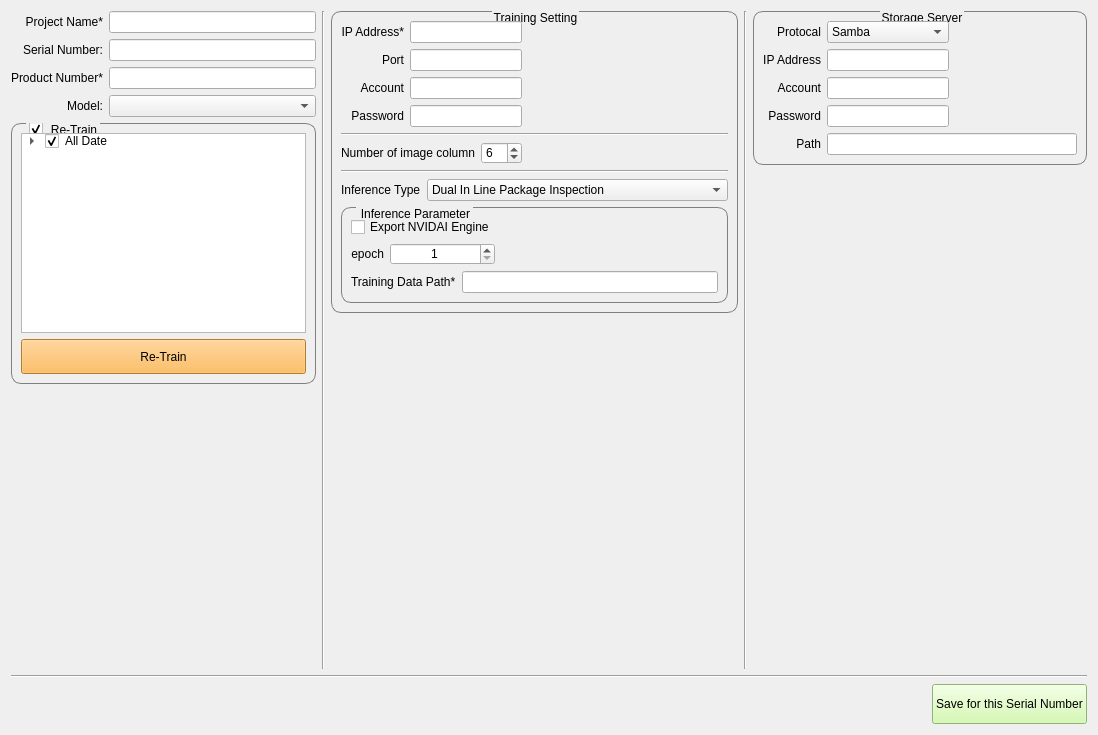
      <widget class="QWidget" name="tab_setting">
       <attribute name="title">
        <string>System Setting</string>
       </attribute>
       <layout class="QGridLayout" name="gridLayout_19">
        <item row="0" column="0">
         <layout class="QVBoxLayout" name="verticalLayout_8">
          <item>
           <layout class="QHBoxLayout" name="horizontalLayout_11">
            <item>
             <layout class="QVBoxLayout" name="verticalLayout_5">
              <item>
               <layout class="QVBoxLayout" name="verticalLayout_4">
                <item>
                 <layout class="QGridLayout" name="gridLayout_11">
                  <item row="3" column="0">
                   <widget class="QLabel" name="model_setting_label">
                    <property name="text">
                     <string>Model:</string>
                    </property>
                    <property name="alignment">
                     <set>Qt::AlignRight|Qt::AlignTrailing|Qt::AlignVCenter</set>
                    </property>
                   </widget>
                  </item>
                  <item row="3" column="2">
                   <widget class="QComboBox" name="model_setting_comboBox"/>
                  </item>
                  <item row="2" column="0">
                   <widget class="QLabel" name="label_4">
                    <property name="text">
                     <string>Product Number*</string>
                    </property>
                   </widget>
                  </item>
                  <item row="1" column="2">
                   <widget class="QLineEdit" name="sn_setting_lineEdit">
                    <property name="text">
                     <string/>
                    </property>
                   </widget>
                  </item>
                  <item row="0" column="2">
                   <widget class="QLineEdit" name="lineEdit_2"/>
                  </item>
                  <item row="0" column="0">
                   <widget class="QLabel" name="label_3">
                    <property name="text">
                     <string>Project Name*</string>
                    </property>
                    <property name="alignment">
                     <set>Qt::AlignRight|Qt::AlignTrailing|Qt::AlignVCenter</set>
                    </property>
                   </widget>
                  </item>
                  <item row="1" column="0">
                   <widget class="QLabel" name="sn_setting_label">
                    <property name="text">
                     <string>Serial Number:</string>
                    </property>
                    <property name="alignment">
                     <set>Qt::AlignRight|Qt::AlignTrailing|Qt::AlignVCenter</set>
                    </property>
                   </widget>
                  </item>
                  <item row="2" column="2">
                   <widget class="QLineEdit" name="lineEdit_3"/>
                  </item>
                 </layout>
                </item>
                <item>
                 <widget class="QGroupBox" name="groupBox">
                  <property name="enabled">
                   <bool>true</bool>
                  </property>
                  <property name="styleSheet">
                   <string notr="true">QGroupBox{
border-width:1px;
border-style:solid;
border-radius: 10px;
border-color:gray;
margin-top:1ex;
}
QGroupBox::title{
subcontrol-origin:margin;
subcontrol-position:top left;
left:15px;
margin-left:2px;
padding:0 1px;
}</string>
                  </property>
                  <property name="title">
                   <string>Re-Train</string>
                  </property>
                  <property name="checkable">
                   <bool>true</bool>
                  </property>
                  <property name="checked">
                   <bool>true</bool>
                  </property>
                  <layout class="QGridLayout" name="gridLayout_18">
                   <item row="2" column="0">
                    <widget class="QPushButton" name="pushButton">
                     <property name="minimumSize">
                      <size>
                       <width>0</width>
                       <height>35</height>
                      </size>
                     </property>
                     <property name="styleSheet">
                      <string notr="true">background-color: rgb(252, 175, 62);</string>
                     </property>
                     <property name="text">
                      <string>Re-Train</string>
                     </property>
                    </widget>
                   </item>
                   <item row="1" column="0">
                    <widget class="QTreeWidget" name="treeWidget">
                     <property name="minimumSize">
                      <size>
                       <width>0</width>
                       <height>200</height>
                      </size>
                     </property>
                     <property name="verticalScrollBarPolicy">
                      <enum>Qt::ScrollBarAsNeeded</enum>
                     </property>
                     <property name="horizontalScrollBarPolicy">
                      <enum>Qt::ScrollBarAsNeeded</enum>
                     </property>
                     <attribute name="headerVisible">
                      <bool>false</bool>
                     </attribute>
                     <column>
                      <property name="text">
                       <string>Inspection data</string>
                      </property>
                     </column>
                     <item>
                      <property name="text">
                       <string>All Date</string>
                      </property>
                      <property name="checkState">
                       <enum>Checked</enum>
                      </property>
                      <property name="flags">
                       <set>ItemIsSelectable|ItemIsDragEnabled|ItemIsDropEnabled|ItemIsUserCheckable|ItemIsEnabled|ItemIsTristate</set>
                      </property>
                      <item>
                       <property name="text">
                        <string>2024/8/14</string>
                       </property>
                       <property name="checkState">
                        <enum>Checked</enum>
                       </property>
                       <property name="flags">
                        <set>ItemIsSelectable|ItemIsDragEnabled|ItemIsDropEnabled|ItemIsUserCheckable|ItemIsEnabled|ItemIsTristate</set>
                       </property>
                       <item>
                        <property name="text">
                         <string>xx-xx-xxxx_20240814144722</string>
                        </property>
                        <property name="checkState">
                         <enum>Checked</enum>
                        </property>
                       </item>
                       <item>
                        <property name="text">
                         <string>xx-xx-xxxx_20240807151931</string>
                        </property>
                        <property name="checkState">
                         <enum>Checked</enum>
                        </property>
                       </item>
                      </item>
                      <item>
                       <property name="text">
                        <string>2024/8/15</string>
                       </property>
                       <property name="checkState">
                        <enum>Checked</enum>
                       </property>
                       <property name="flags">
                        <set>ItemIsSelectable|ItemIsDragEnabled|ItemIsDropEnabled|ItemIsUserCheckable|ItemIsEnabled|ItemIsTristate</set>
                       </property>
                       <item>
                        <property name="text">
                         <string>xx-xx-xxxx_20240815125329</string>
                        </property>
                        <property name="checkState">
                         <enum>Checked</enum>
                        </property>
                       </item>
                      </item>
                     </item>
                    </widget>
                   </item>
                  </layout>
                 </widget>
                </item>
               </layout>
              </item>
              <item>
               <spacer name="verticalSpacer_8">
                <property name="orientation">
                 <enum>Qt::Vertical</enum>
                </property>
                <property name="sizeHint" stdset="0">
                 <size>
                  <width>17</width>
                  <height>285</height>
                 </size>
                </property>
               </spacer>
              </item>
             </layout>
            </item>
            <item>
             <widget class="Line" name="line_2">
              <property name="orientation">
               <enum>Qt::Vertical</enum>
              </property>
             </widget>
            </item>
            <item>
             <layout class="QVBoxLayout" name="verticalLayout_6">
              <item>
               <widget class="QGroupBox" name="training_groupBox">
                <property name="styleSheet">
                 <string notr="true">QGroupBox{
border-width:1px;
border-style:solid;
border-radius: 10px;
border-color:gray;
margin-top:2.5ex;
}
QGroupBox::title{
subcontrol-origin:margin;
subcontrol-position:top center;
padding:0 1x;
}</string>
                </property>
                <property name="title">
                 <string>Training Setting</string>
                </property>
                <layout class="QGridLayout" name="gridLayout_17">
                 <item row="3" column="0" colspan="2">
                  <widget class="Line" name="line_9">
                   <property name="orientation">
                    <enum>Qt::Horizontal</enum>
                   </property>
                  </widget>
                 </item>
                 <item row="2" column="0">
                  <layout class="QHBoxLayout" name="horizontalLayout_6">
                   <item>
                    <widget class="QLabel" name="training_savePath_label_2">
                     <property name="text">
                      <string>Number of image column</string>
                     </property>
                     <property name="alignment">
                      <set>Qt::AlignRight|Qt::AlignTrailing|Qt::AlignVCenter</set>
                     </property>
                    </widget>
                   </item>
                   <item>
                    <widget class="QSpinBox" name="showlist_spinBox">
                     <property name="minimum">
                      <number>1</number>
                     </property>
                     <property name="maximum">
                      <number>15</number>
                     </property>
                     <property name="value">
                      <number>6</number>
                     </property>
                    </widget>
                   </item>
                  </layout>
                 </item>
                 <item row="0" column="1">
                  <spacer name="horizontalSpacer_8">
                   <property name="orientation">
                    <enum>Qt::Horizontal</enum>
                   </property>
                   <property name="sizeHint" stdset="0">
                    <size>
                     <width>200</width>
                     <height>17</height>
                    </size>
                   </property>
                  </spacer>
                 </item>
                 <item row="4" column="0" colspan="2">
                  <layout class="QHBoxLayout" name="horizontalLayout_7">
                   <item>
                    <widget class="QLabel" name="training_savePath_label">
                     <property name="sizePolicy">
                      <sizepolicy hsizetype="Fixed" vsizetype="Preferred">
                       <horstretch>0</horstretch>
                       <verstretch>0</verstretch>
                      </sizepolicy>
                     </property>
                     <property name="text">
                      <string>Inference Type</string>
                     </property>
                     <property name="alignment">
                      <set>Qt::AlignLeading|Qt::AlignLeft|Qt::AlignVCenter</set>
                     </property>
                    </widget>
                   </item>
                   <item>
                    <widget class="QComboBox" name="inference_comboBox">
                     <item>
                      <property name="text">
                       <string>Dual In Line Package Inspection</string>
                      </property>
                     </item>
                    </widget>
                   </item>
                  </layout>
                 </item>
                 <item row="0" column="0">
                  <layout class="QGridLayout" name="gridLayout_13">
                   <item row="0" column="0">
                    <widget class="QLabel" name="training_ip_label">
                     <property name="text">
                      <string>IP Address*</string>
                     </property>
                     <property name="alignment">
                      <set>Qt::AlignRight|Qt::AlignTrailing|Qt::AlignVCenter</set>
                     </property>
                    </widget>
                   </item>
                   <item row="0" column="1">
                    <widget class="QLineEdit" name="training_ip_lineEdit"/>
                   </item>
                   <item row="1" column="0">
                    <widget class="QLabel" name="label_12">
                     <property name="text">
                      <string>Port</string>
                     </property>
                     <property name="alignment">
                      <set>Qt::AlignRight|Qt::AlignTrailing|Qt::AlignVCenter</set>
                     </property>
                    </widget>
                   </item>
                   <item row="1" column="1">
                    <widget class="QLineEdit" name="training_port_lineEdit"/>
                   </item>
                   <item row="2" column="0">
                    <widget class="QLabel" name="training_account_label">
                     <property name="text">
                      <string>Account</string>
                     </property>
                     <property name="alignment">
                      <set>Qt::AlignRight|Qt::AlignTrailing|Qt::AlignVCenter</set>
                     </property>
                    </widget>
                   </item>
                   <item row="2" column="1">
                    <widget class="QLineEdit" name="training_account_lineEdit"/>
                   </item>
                   <item row="3" column="0">
                    <widget class="QLabel" name="training_pw_label">
                     <property name="text">
                      <string>Password</string>
                     </property>
                     <property name="alignment">
                      <set>Qt::AlignRight|Qt::AlignTrailing|Qt::AlignVCenter</set>
                     </property>
                    </widget>
                   </item>
                   <item row="3" column="1">
                    <widget class="PasswordEdit" name="training_pw_lineEdit"/>
                   </item>
                  </layout>
                 </item>
                 <item row="1" column="0" colspan="2">
                  <widget class="Line" name="line_6">
                   <property name="orientation">
                    <enum>Qt::Horizontal</enum>
                   </property>
                  </widget>
                 </item>
                 <item row="5" column="0" colspan="2">
                  <widget class="QGroupBox" name="dip_groupBox">
                   <property name="styleSheet">
                    <string notr="true">QGroupBox{
border-width:1px;
border-style:solid;
border-radius: 10px;
border-color:gray;
margin-top:1ex;
}
QGroupBox::title{
subcontrol-origin:margin;
subcontrol-position:top left;
left:15px;
margin-left:2px;
padding:0 1px;
}</string>
                   </property>
                   <property name="title">
                    <string>Inference Parameter</string>
                   </property>
                   <layout class="QGridLayout" name="gridLayout_14">
                    <item row="0" column="0">
                     <widget class="QCheckBox" name="checkBox">
                      <property name="text">
                       <string>Export NVIDAI Engine</string>
                      </property>
                      <property name="tristate">
                       <bool>false</bool>
                      </property>
                     </widget>
                    </item>
                    <item row="1" column="0">
                     <layout class="QHBoxLayout" name="horizontalLayout_8">
                      <item>
                       <widget class="QLabel" name="training_modelConfig_label">
                        <property name="sizePolicy">
                         <sizepolicy hsizetype="Fixed" vsizetype="Preferred">
                          <horstretch>0</horstretch>
                          <verstretch>0</verstretch>
                         </sizepolicy>
                        </property>
                        <property name="text">
                         <string>epoch</string>
                        </property>
                        <property name="alignment">
                         <set>Qt::AlignRight|Qt::AlignTrailing|Qt::AlignVCenter</set>
                        </property>
                       </widget>
                      </item>
                      <item>
                       <widget class="QSpinBox" name="spinBox">
                        <property name="alignment">
                         <set>Qt::AlignCenter</set>
                        </property>
                        <property name="minimum">
                         <number>1</number>
                        </property>
                        <property name="maximum">
                         <number>16777215</number>
                        </property>
                        <property name="value">
                         <number>1</number>
                        </property>
                       </widget>
                      </item>
                     </layout>
                    </item>
                    <item row="1" column="1">
                     <spacer name="horizontalSpacer_10">
                      <property name="orientation">
                       <enum>Qt::Horizontal</enum>
                      </property>
                      <property name="sizeHint" stdset="0">
                       <size>
                        <width>40</width>
                        <height>20</height>
                       </size>
                      </property>
                     </spacer>
                    </item>
                    <item row="2" column="0" colspan="2">
                     <layout class="QHBoxLayout" name="horizontalLayout_9">
                      <item>
                       <widget class="QLabel" name="label">
                        <property name="sizePolicy">
                         <sizepolicy hsizetype="Fixed" vsizetype="Preferred">
                          <horstretch>0</horstretch>
                          <verstretch>0</verstretch>
                         </sizepolicy>
                        </property>
                        <property name="text">
                         <string>Training Data Path*</string>
                        </property>
                       </widget>
                      </item>
                      <item>
                       <widget class="QLineEdit" name="lineEdit"/>
                      </item>
                     </layout>
                    </item>
                   </layout>
                  </widget>
                 </item>
                </layout>
               </widget>
              </item>
              <item>
               <spacer name="verticalSpacer_6">
                <property name="orientation">
                 <enum>Qt::Vertical</enum>
                </property>
                <property name="sizeHint" stdset="0">
                 <size>
                  <width>17</width>
                  <height>285</height>
                 </size>
                </property>
               </spacer>
              </item>
             </layout>
            </item>
            <item>
             <widget class="Line" name="line_8">
              <property name="orientation">
               <enum>Qt::Vertical</enum>
              </property>
             </widget>
            </item>
            <item>
             <layout class="QVBoxLayout" name="verticalLayout_7">
              <item>
               <widget class="QGroupBox" name="storage_groupBox">
                <property name="enabled">
                 <bool>true</bool>
                </property>
                <property name="styleSheet">
                 <string notr="true">QGroupBox{
border-width:1px;
border-style:solid;
border-radius: 10px;
border-color:gray;
margin-top:2.5ex;
}
QGroupBox::title{
subcontrol-origin:margin;
subcontrol-position:top center;
padding:0 1x;
}</string>
                </property>
                <property name="title">
                 <string>Storage Server</string>
                </property>
                <layout class="QGridLayout" name="gridLayout_12">
                 <item row="1" column="1">
                  <widget class="QLineEdit" name="storage_ip_lineEdit"/>
                 </item>
                 <item row="2" column="1">
                  <widget class="QLineEdit" name="storage_account_lineEdit"/>
                 </item>
                 <item row="1" column="0">
                  <widget class="QLabel" name="storage_ip_label">
                   <property name="text">
                    <string>IP Address</string>
                   </property>
                   <property name="alignment">
                    <set>Qt::AlignRight|Qt::AlignTrailing|Qt::AlignVCenter</set>
                   </property>
                  </widget>
                 </item>
                 <item row="2" column="0">
                  <widget class="QLabel" name="storage_account_label">
                   <property name="text">
                    <string>Account</string>
                   </property>
                   <property name="alignment">
                    <set>Qt::AlignRight|Qt::AlignTrailing|Qt::AlignVCenter</set>
                   </property>
                  </widget>
                 </item>
                 <item row="3" column="0">
                  <widget class="QLabel" name="storage_pw_label">
                   <property name="text">
                    <string>Password</string>
                   </property>
                   <property name="alignment">
                    <set>Qt::AlignRight|Qt::AlignTrailing|Qt::AlignVCenter</set>
                   </property>
                  </widget>
                 </item>
                 <item row="4" column="1" colspan="2">
                  <widget class="QLineEdit" name="storage_path_lineEdit">
                   <property name="minimumSize">
                    <size>
                     <width>250</width>
                     <height>0</height>
                    </size>
                   </property>
                  </widget>
                 </item>
                 <item row="2" column="2">
                  <spacer name="horizontalSpacer_6">
                   <property name="orientation">
                    <enum>Qt::Horizontal</enum>
                   </property>
                   <property name="sizeHint" stdset="0">
                    <size>
                     <width>100</width>
                     <height>20</height>
                    </size>
                   </property>
                  </spacer>
                 </item>
                 <item row="3" column="1">
                  <widget class="PasswordEdit" name="storage_pw_lineEdit"/>
                 </item>
                 <item row="4" column="0">
                  <widget class="QLabel" name="storage_path_label">
                   <property name="text">
                    <string>Path</string>
                   </property>
                   <property name="alignment">
                    <set>Qt::AlignRight|Qt::AlignTrailing|Qt::AlignVCenter</set>
                   </property>
                  </widget>
                 </item>
                 <item row="0" column="0">
                  <widget class="QLabel" name="label_2">
                   <property name="text">
                    <string>Protocal</string>
                   </property>
                   <property name="alignment">
                    <set>Qt::AlignRight|Qt::AlignTrailing|Qt::AlignVCenter</set>
                   </property>
                  </widget>
                 </item>
                 <item row="0" column="1">
                  <widget class="QComboBox" name="comboBox">
                   <item>
                    <property name="text">
                     <string>Samba</string>
                    </property>
                   </item>
                   <item>
                    <property name="text">
                     <string>FTP</string>
                    </property>
                   </item>
                  </widget>
                 </item>
                </layout>
               </widget>
              </item>
              <item>
               <spacer name="verticalSpacer_7">
                <property name="orientation">
                 <enum>Qt::Vertical</enum>
                </property>
                <property name="sizeHint" stdset="0">
                 <size>
                  <width>20</width>
                  <height>471</height>
                 </size>
                </property>
               </spacer>
              </item>
             </layout>
            </item>
           </layout>
          </item>
          <item>
           <widget class="Line" name="line_7">
            <property name="orientation">
             <enum>Qt::Horizontal</enum>
            </property>
           </widget>
          </item>
          <item>
           <layout class="QHBoxLayout" name="horizontalLayout_10">
            <item>
             <spacer name="horizontalSpacer_7">
              <property name="orientation">
               <enum>Qt::Horizontal</enum>
              </property>
              <property name="sizeHint" stdset="0">
               <size>
                <width>921</width>
                <height>20</height>
               </size>
              </property>
             </spacer>
            </item>
            <item>
             <widget class="QPushButton" name="SaveSetting_pushButton">
              <property name="minimumSize">
               <size>
                <width>150</width>
                <height>40</height>
               </size>
              </property>
              <property name="styleSheet">
               <string notr="true">background-color: rgb(205, 249, 161);</string>
              </property>
              <property name="text">
               <string>Save for this Serial Number</string>
              </property>
             </widget>
            </item>
           </layout>
          </item>
         </layout>
        </item>
       </layout>
      </widget>
